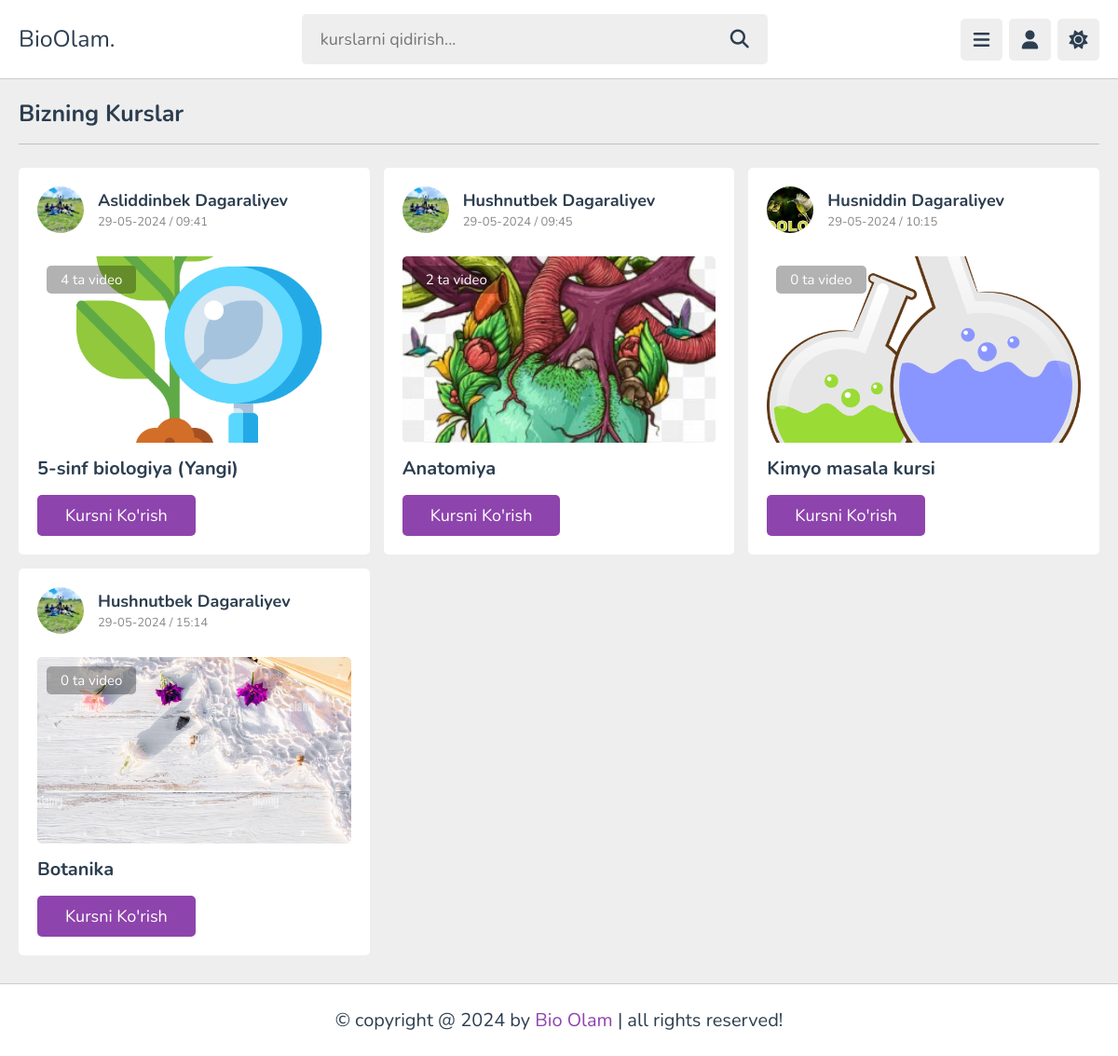
Before: /courses/ with the older database file.
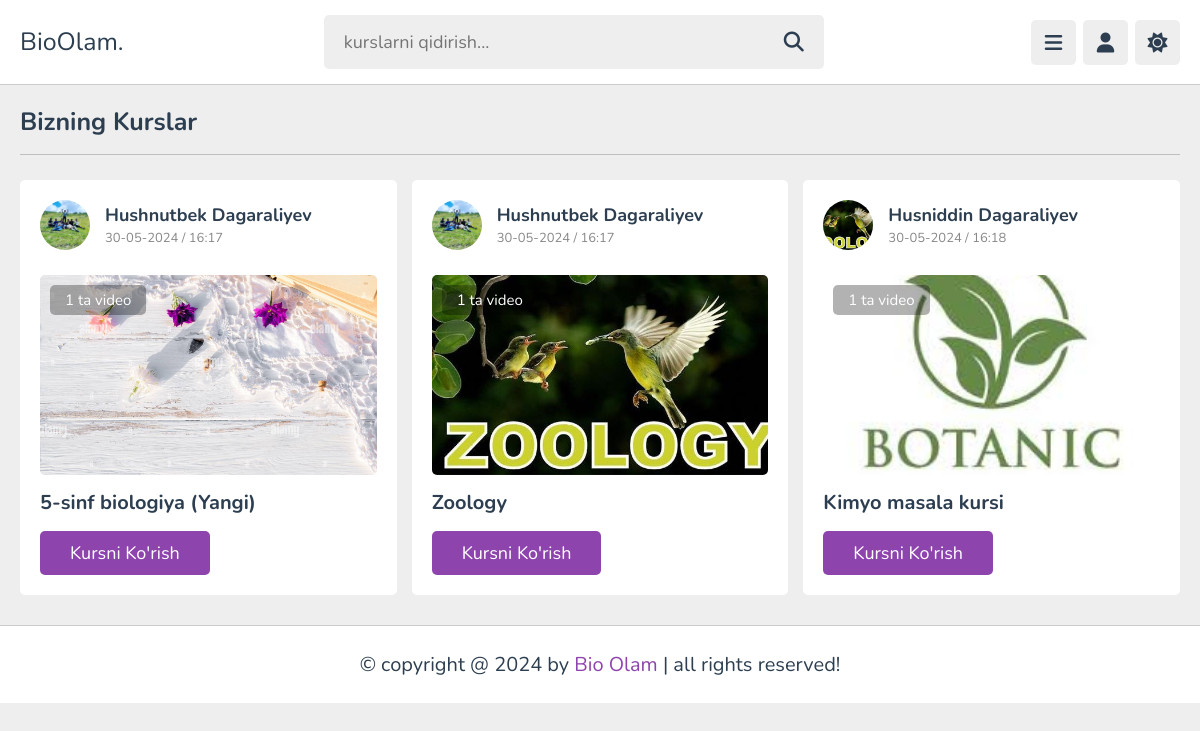
After: the same page with the newer database file.
### courses/models.py (models this page shows, shortened)
class Subcategory(models.Model):
    category = models.ForeignKey(
        Category,
        on_delete=models.CASCADE,
        related_name='subcategories'
    )
    teacher = models.ForeignKey(
        'users.Teachers',
        on_delete=models.CASCADE,
        related_name='subcategories'
    )
    name = models.CharField(max_length=100)
    descriptions = models.TextField()
    image = models.ImageField(
        upload_to="subcategory/",
        blank=True,
        null=True
    )
    created_at = models.DateTimeField(auto_now_add=True)
    student_count = models.IntegerField(default=0)
    course_duration = models.IntegerField(default=0)
    videos_count = models.IntegerField(default=0)

### users/models.py (models this page shows, shortened)
class Teachers(models.Model):
    class TeacherType(models.TextChoices):
        Other = "Other", "Other"
        Biology = "Biologiya", "Biology"
        Chemistry = "Kimyo", "Chemistry"
        Physics = "Physics", "Physics"
        Math = "Matematika", "Math"
        English = "Ingliz tili", "English"
        History = "Tarix", "History"
        Geography = "Geografiya", "Geography"
        ComputerScience = "Computer Science", "Computer Science"
        Literature = "Adabiyot", "Literature"
        Art = "San'at", "Art"
        Music = "Musiqa", "Music"
    user = models.OneToOneField(
        User,
        on_delete=models.CASCADE,
        related_name='teacher'
    )
    profile = models.ForeignKey(
        Profile,
        on_delete=models.CASCADE,
        related_name='user_teachers',
    )
    teacher_type = models.CharField(
        max_length=200,
        choices=TeacherType.choices,
        default=TeacherType.Other
    )
    bio = models.TextField()
    courses_num = models.IntegerField(default=0)
    videos_num = models.IntegerField(default=0)
    student_num = models.IntegerField(default=0)
    likes_num = models.IntegerField(default=0)
    comments_num = models.IntegerField(default=0)

class Profile(models.Model):
    class Jobs(models.TextChoices):
        Other = "Other", "Other"
        Student = "Student", "Student"
        Teacher = "Teacher", "Teacher"
    user = models.OneToOneField(
        User,
        on_delete=models.CASCADE,
        related_name='profile'
    )
    photo = models.ImageField(
        upload_to='users/',
        blank=True,
        null=True
    )
    date_of_birth = models.DateField(
        null=True,
        blank=True
    )
    job = models.CharField(
        max_length=50,
        choices=Jobs.choices,
        default=Jobs.Other
    )
    saved_playlists = models.ManyToManyField(Subcategory, related_name='saved_by_users', blank=True)
    bio = models.CharField(max_length=200)
    liked_videos_count = models.PositiveIntegerField(default=0)
    comments_count = models.PositiveIntegerField(default=0)

### pages/views.py (the view)
# urls.py: path('courses/', courses_view, name='courses_view'),
def courses_view(request):
    courses = Subcategory.objects.all()
    context = {
        'courses': courses
    }
    return render(request, 'side_bar/courses.html', context)

### users/context_processor.py (called while the page is built)
def get_user(request):
    user = request.user
    context = {
        'user': user,
    }
    return context

### templates/side_bar/courses.html (shortened to what this page needs)
{% extends "base.html" %}
{% load static %}
{% block content %}
<section class="courses">
    <h1 class="heading">Bizning kurslar</h1>
    <div class="box-container">
      {% for course in courses %}
      <div class="box">
         <div class="tutor">
            <img src="{{ course.teacher.profile.photo.url }}" alt="">
            <div class="info">
               <h3>{{ course.teacher.user.first_name }} {{ course.teacher.user.last_name }}</h3>
               <span>{{ course.created_at|date:"d-m-Y / H:i" }}</span>
            </div>
         </div>
         <div class="thumb">
            <img src="{{ course.image.url }}" alt="">
            <span>{{ course.videos_count }} ta video</span>
         </div>
         <h3 class="title">{{ course.name }}</h3>
         <a href="{% url "playlists_view" course.id %}" class="inline-btn">Kursni ko'rish</a>
      </div>
      {% endfor %}
    </div>
 </section>
{% endblock content %}

Changed rows visible on the page:
removed Subcategory: teacher.profile.photo (picture), teacher.user.first_name "Hushnutbek", teacher.user.last_name "Dagaraliyev", created_at "29-05-2024 / 15:14", image (picture), videos_count "0", name "Botanika"
changed Subcategory "5-sinf biologiya (Yangi)": teacher.user.first_name "Asliddinbek" → "Hushnutbek"; created_at "29-05-2024 / 09:41" → "30-05-2024 / 16:17"; image: a different picture; videos_count "4" → "1"
changed Subcategory: created_at "29-05-2024 / 09:45" → "30-05-2024 / 16:17"; image: a different picture; videos_count "2" → "1"; name "Anatomiya" → "Zoology"
changed Subcategory "Kimyo masala kursi": created_at "29-05-2024 / 10:15" → "30-05-2024 / 16:18"; image: a different picture; videos_count "0" → "1"
